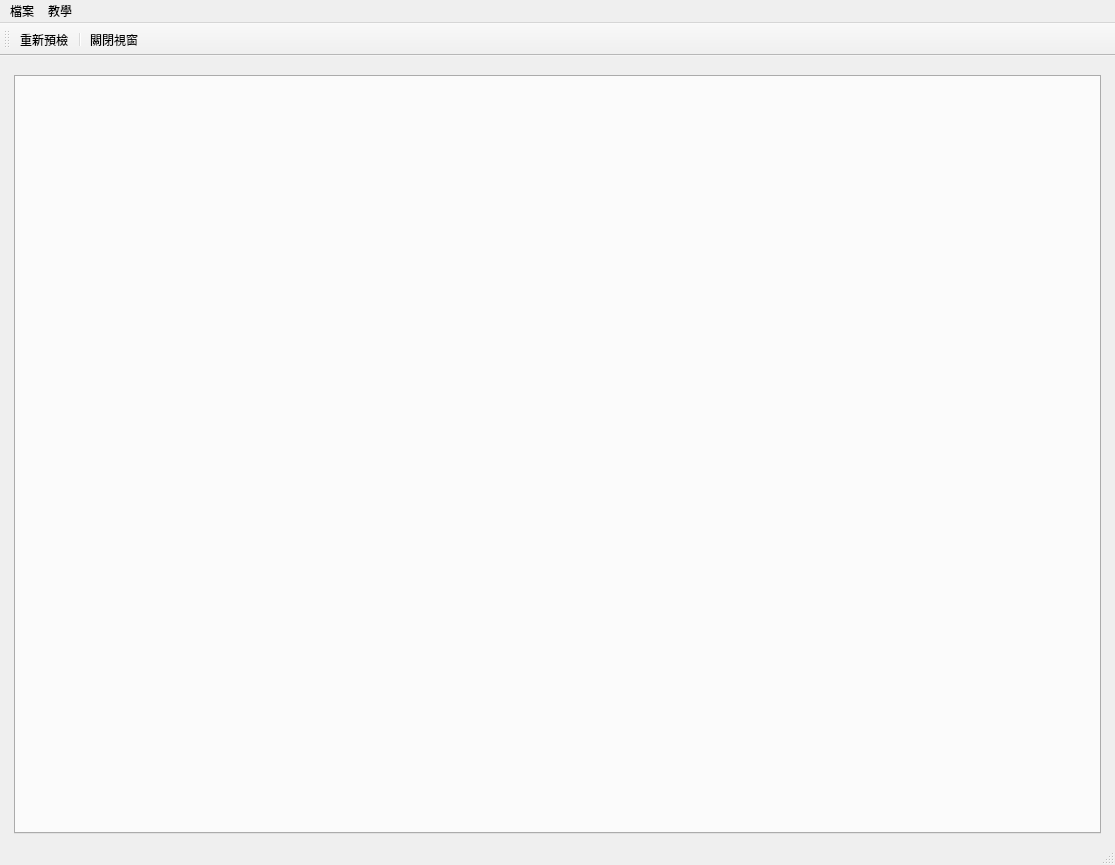
<?xml version="1.0" encoding="UTF-8"?>
<ui version="4.0">
 <class>InsCheckWindow</class>
 <widget class="QMainWindow" name="InsCheckWindow">
  <property name="geometry">
   <rect>
    <x>0</x>
    <y>0</y>
    <width>1115</width>
    <height>865</height>
   </rect>
  </property>
  <property name="windowTitle">
   <string>申報檢查</string>
  </property>
  <widget class="QWidget" name="centralwidget">
   <layout class="QHBoxLayout" name="horizontalLayout">
    <item>
     <layout class="QVBoxLayout" name="verticalLayout">
      <property name="leftMargin">
       <number>5</number>
      </property>
      <property name="topMargin">
       <number>10</number>
      </property>
      <property name="rightMargin">
       <number>5</number>
      </property>
      <property name="bottomMargin">
       <number>0</number>
      </property>
      <item>
       <widget class="QTabWidget" name="tabWidget_ins_data"/>
      </item>
     </layout>
    </item>
   </layout>
  </widget>
  <widget class="QStatusBar" name="statusbar"/>
  <widget class="QToolBar" name="toolBar">
   <property name="windowTitle">
    <string>toolBar</string>
   </property>
   <property name="toolButtonStyle">
    <enum>Qt::ToolButtonTextUnderIcon</enum>
   </property>
   <attribute name="toolBarArea">
    <enum>TopToolBarArea</enum>
   </attribute>
   <attribute name="toolBarBreak">
    <bool>false</bool>
   </attribute>
   <addaction name="action_recheck"/>
   <addaction name="separator"/>
   <addaction name="action_close"/>
  </widget>
  <widget class="QMenuBar" name="menubar">
   <property name="geometry">
    <rect>
     <x>0</x>
     <y>0</y>
     <width>1115</width>
     <height>32</height>
    </rect>
   </property>
   <widget class="QMenu" name="menu">
    <property name="title">
     <string>檔案</string>
    </property>
   </widget>
   <widget class="QMenu" name="menu_2">
    <property name="title">
     <string>教學</string>
    </property>
    <addaction name="action_tutorial_check_error"/>
   </widget>
   <addaction name="menu"/>
   <addaction name="menu_2"/>
  </widget>
  <action name="action_close">
   <property name="icon">
    <iconset>
     <normaloff>../icons/application-exit.svg</normaloff>../icons/application-exit.svg</iconset>
   </property>
   <property name="text">
    <string>關閉視窗</string>
   </property>
  </action>
  <action name="action_recheck">
   <property name="icon">
    <iconset>
     <normaloff>../icons/gtk-redo-ltr.svg</normaloff>../icons/gtk-redo-ltr.svg</iconset>
   </property>
   <property name="text">
    <string>重新預檢</string>
   </property>
  </action>
  <action name="action_tutorial_check_error">
   <property name="icon">
    <iconset>
     <normaloff>../icons/application-x-matroska (與 DESKTOP-NAFGPH6 衝突的複本 2023-12-02 1).png</normaloff>../icons/application-x-matroska (與 DESKTOP-NAFGPH6 衝突的複本 2023-12-02 1).png</iconset>
   </property>
   <property name="text">
    <string>欄位錯誤檢查教學</string>
   </property>
  </action>
 </widget>
 <resources/>
 <connections/>
</ui>
